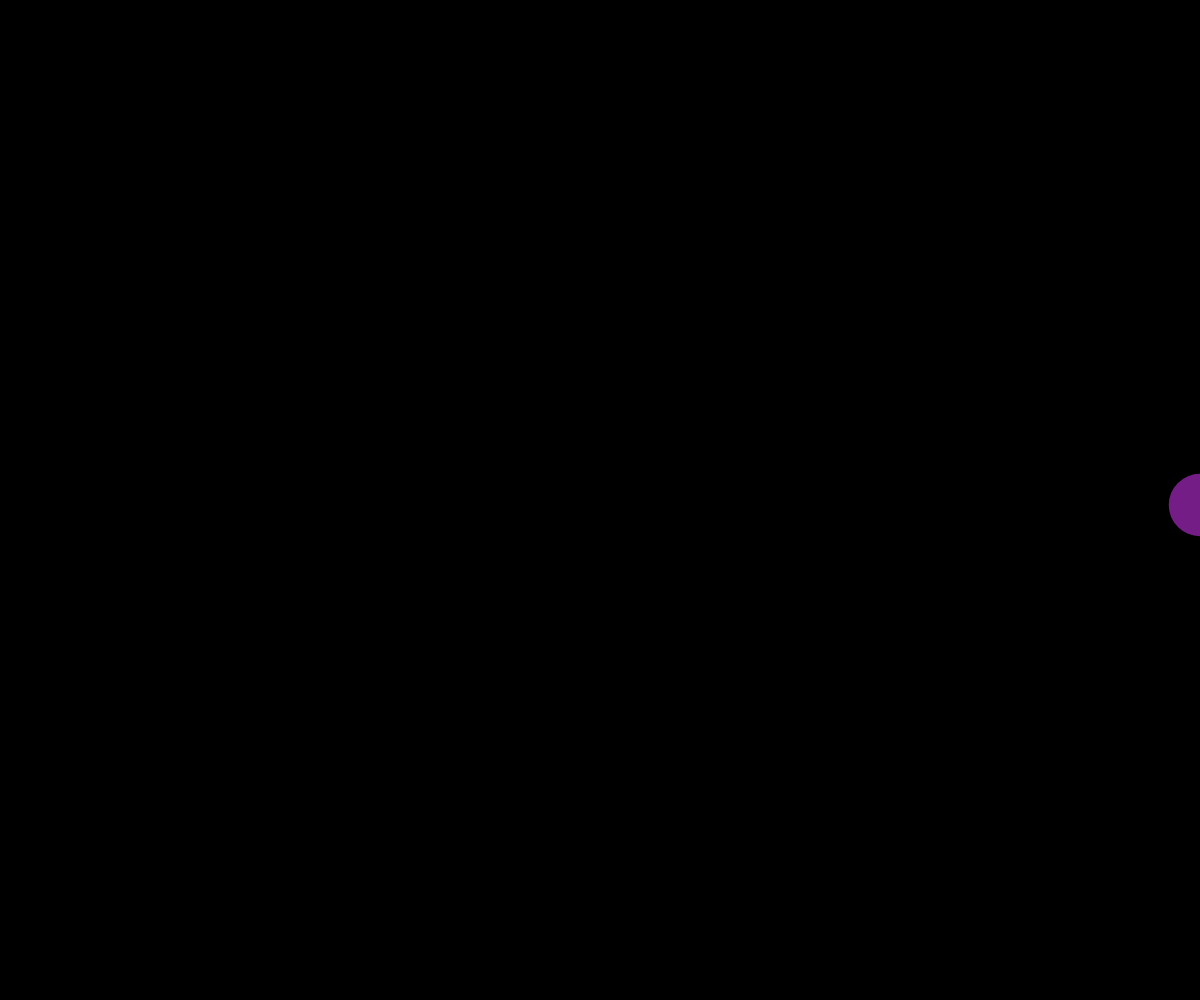
Frame 1 (no input)
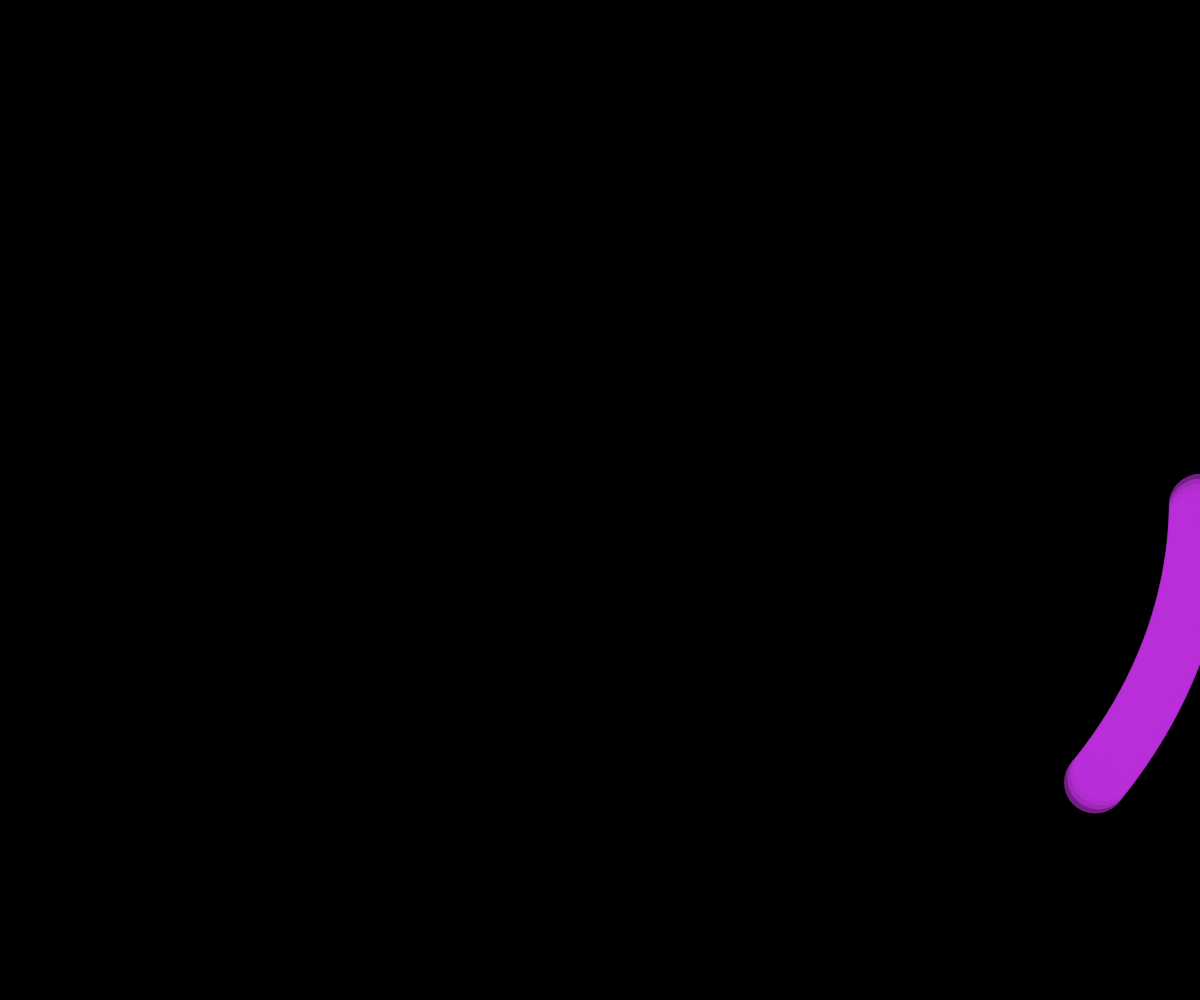
Frame 60 (no input)
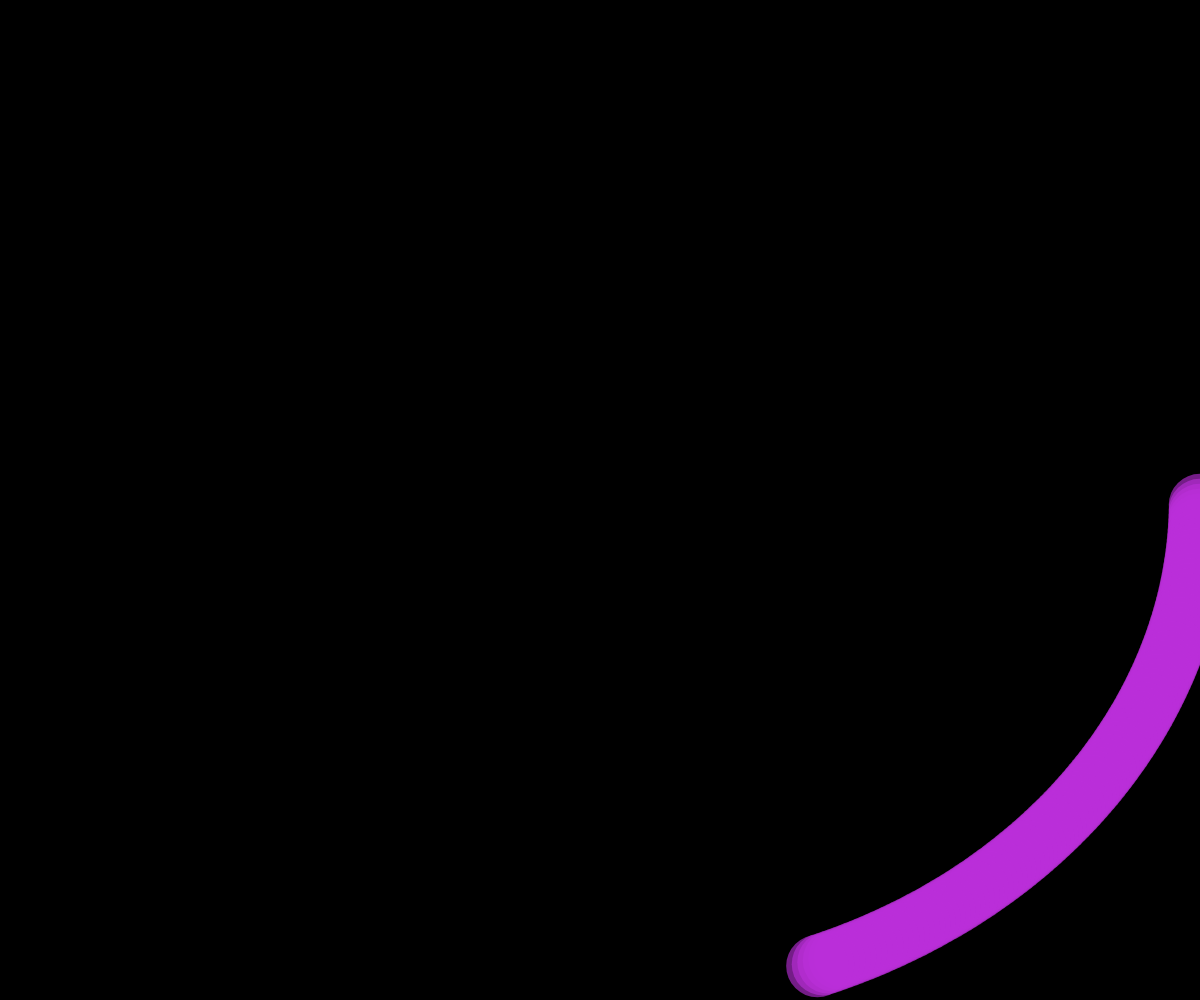
Frame 120 (the mouse pressed at the canvas centre since frame 60)

The p5.js sketch that drew these frames (run headless with seeded random() and noise() and a simulated clock; from frame 60 on, the mouse is pressed at the canvas centre):

// p5.js sketch
// ── sketch.js
// Write comments

function setup() {
  createCanvas(windowWidth, windowHeight);
  background(0);
  noStroke();
  fill('#BB30DA9E');
}

function draw() {
  let x = width*0.5*cos(0.01*frameCount);
  let y = height*0.5*sin(0.01*frameCount);
  console.log(x);
  circle(width/2 + x, height/2 + y, height/16);
}

function windowResized() {
  resizeCanvas(windowWidth, windowHeight);
}
